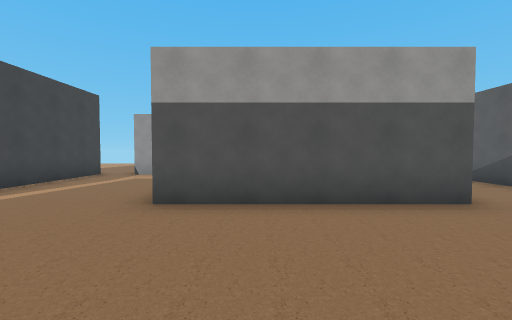
[1] (above)

24 first-person views from a walk through a 3-D level made in the Godot game engine. The camera is 1.5 m above the floor, tilts 2° down and sees 90° across. The floor is counted in squares, 2 m on a side. Each view is taken from the middle of a square. On the plan, view 1 faces up. The plan holds only what a view shows up to about 9 squares ahead; the rest is blank. The place goes on beyond the plan.

[2]
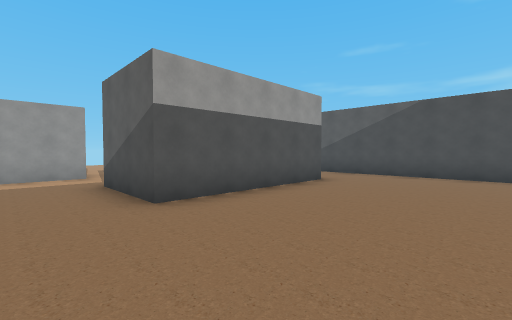

[3]
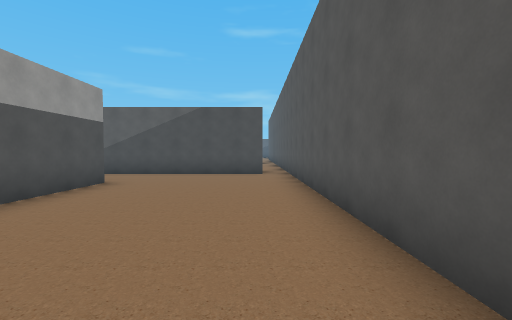

[4]
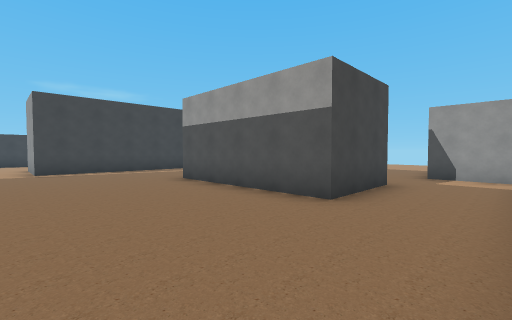

[5]
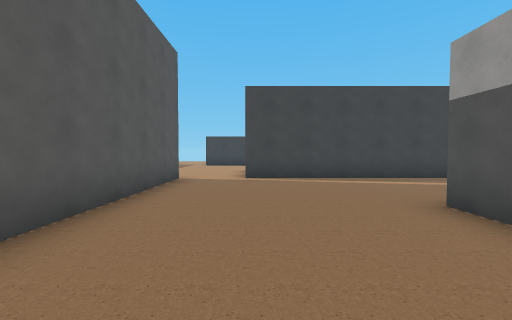

[6]
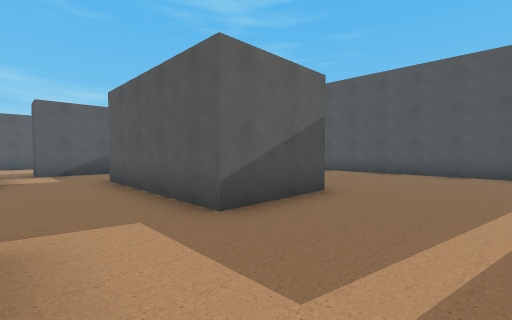

[7]
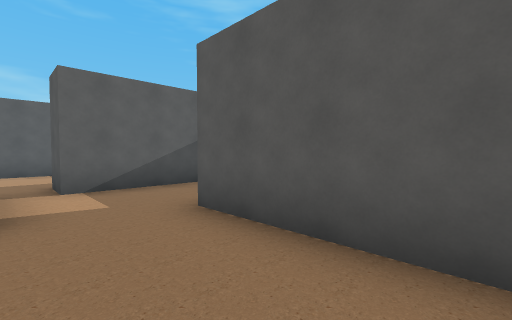

[8]
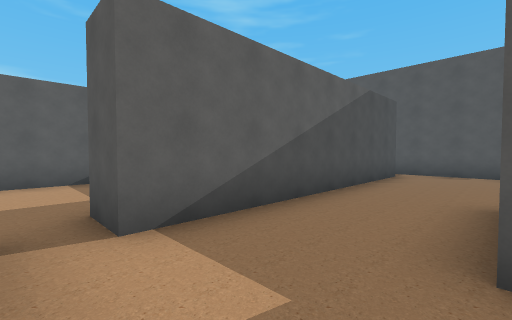

[9]
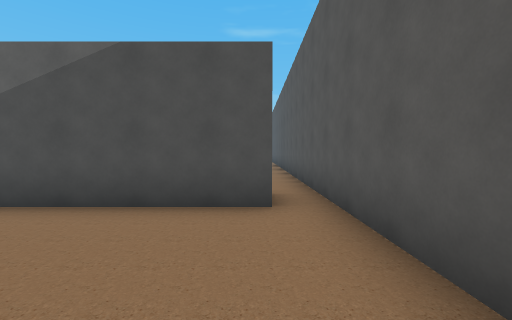

[10]
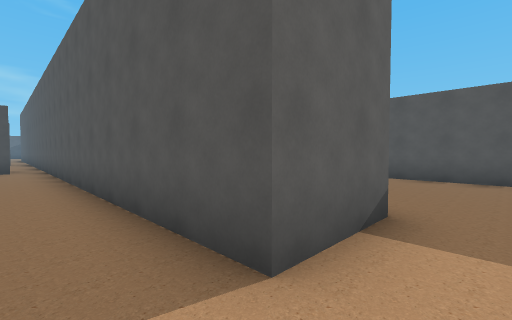

[11]
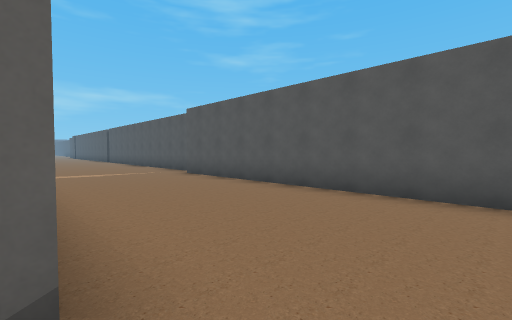

[12]
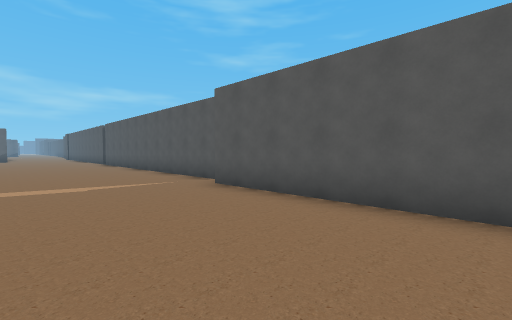

[13]
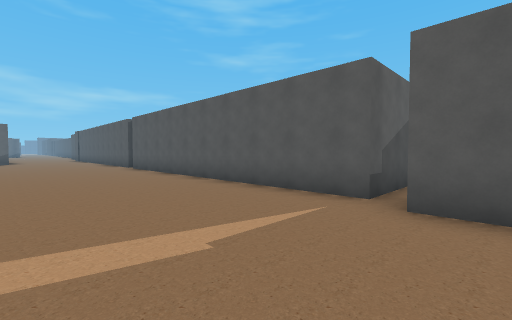

[14]
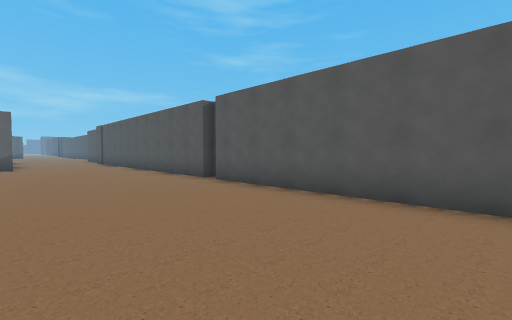

[15]
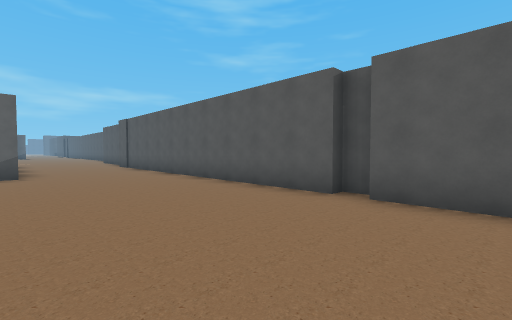

[16]
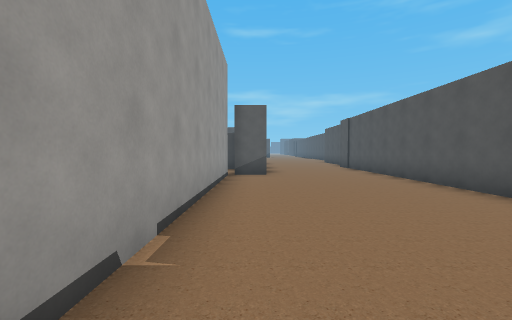

[17]
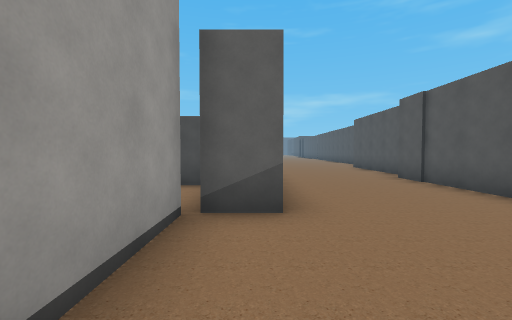

[18]
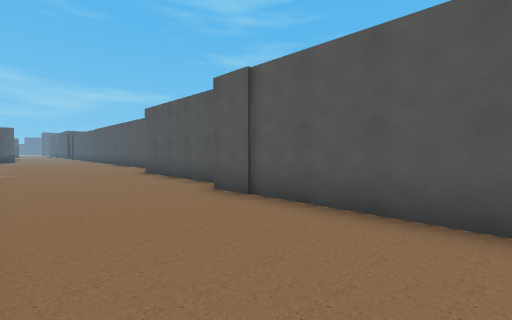

[19]
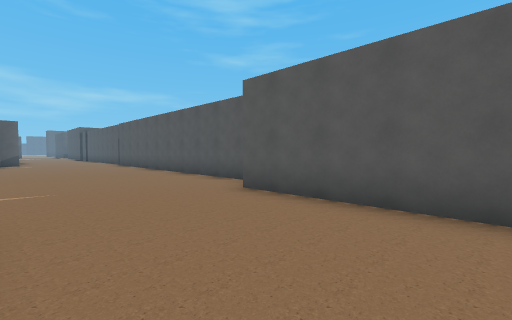

[20]
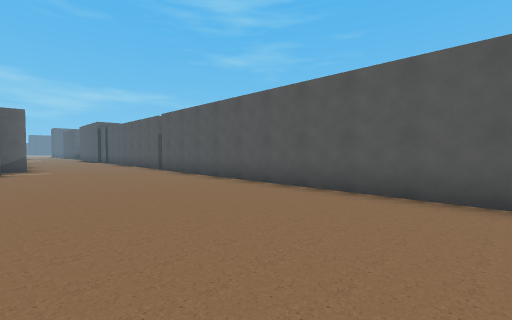

[21]
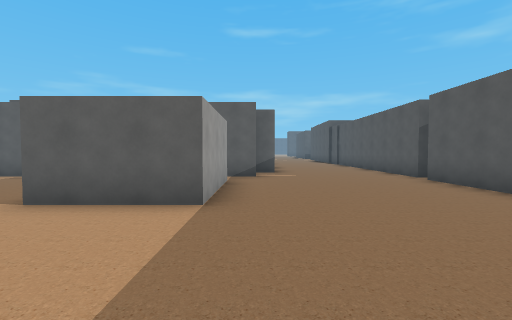

[22]
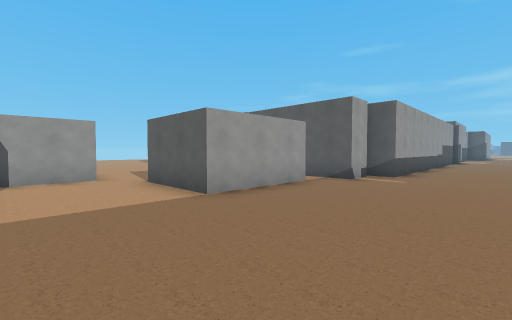

[23]
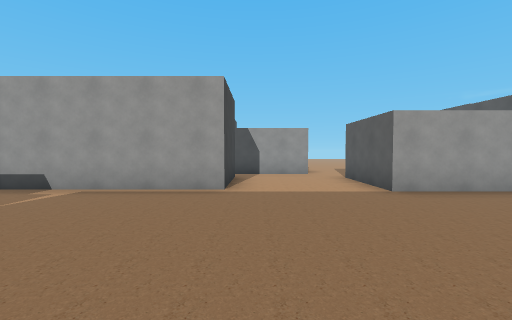

[24]
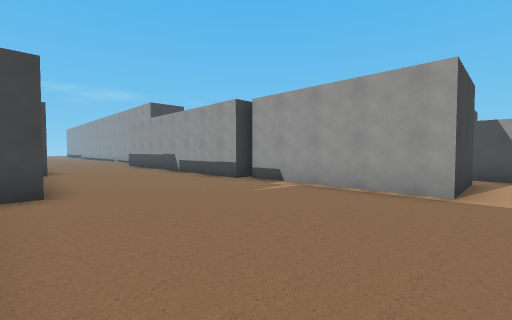

### Floor plan
Key: @ floor where view 1 was taken; # wall or solid block; . floor; B block; O other object.
Columns run from 6 left of view 1 to 42 right of it. Each row starts with its distance up from view 1.
  8  B.BB.....BB....O
  7  B..........O...O
  6  B...BBBBB..O
  5  B...B   B..O
  4  B...BBBBB..O
  3  B..........O                                  OO
  2  B..........O                                   O
  1 BB..........O                             ..    O
  0 ......@.....O..                        BBB.... O
 -1 .#################                     ......  O
 -2 .#                           B         B...B   O
 -3 .#                 ########..B         B...B   OO
 -4 ..........................OOO    O#BBBBB...BBB.OO
 -5 ...............................................OO
 -6 .................................................
 -7 .................................................
 -8  OOOOOOOOOOOOOOOOOO.OOOOOOOOO##..................
 -9         .O         #           BBBBB.............
-10          O                          OOOOOOOOOOBBB

Positions as (right, up) in squares from view 1, and headings:
1: (0, 0), facing up
2: (-3, 0), facing up-right
3: (-3, 0), facing right
4: (5, 0), facing up-left
5: (2, 1), facing left
6: (-4, 8), facing down-right
7: (0, 8), facing down-right
8: (3, 8), facing down-right
9: (2, 0), facing right
10: (-6, 0), facing down-right
11: (-6, -3), facing down-right
12: (-3, -4), facing down-right
13: (1, -4), facing down-right
14: (7, -4), facing down-right
15: (11, -4), facing down-right
16: (12, -4), facing right
17: (17, -4), facing right
18: (20, -5), facing down-right
19: (25, -5), facing down-right
20: (30, -5), facing down-right
21: (33, -5), facing right
22: (34, -8), facing up-right
23: (34, -9), facing up
24: (34, -9), facing up-left
